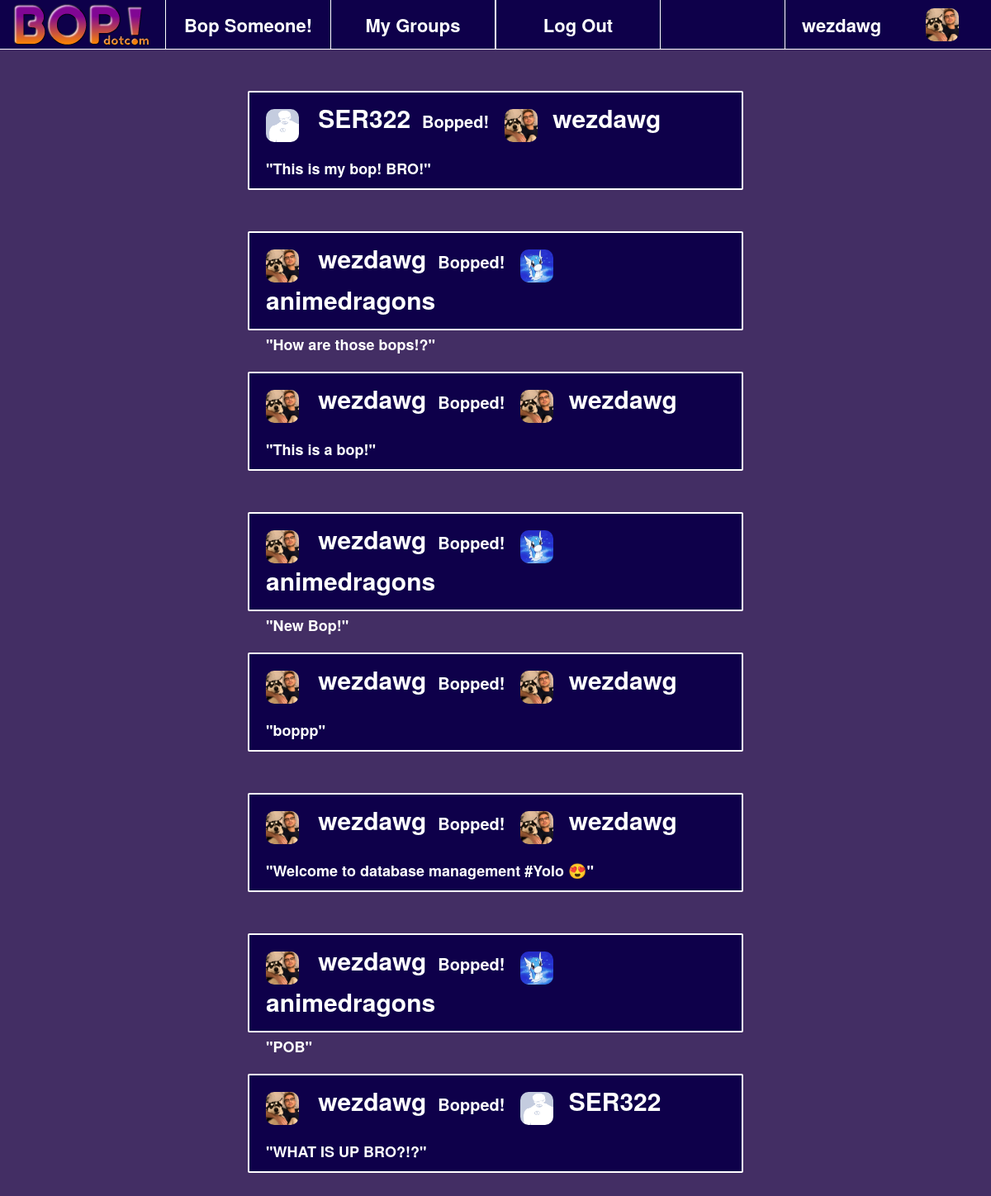
Screenshot of / (signed in) with the database file from the repository.
### bopapp/models.py (models this page shows)
class Profile(models.Model):
	user = models.OneToOneField(User, on_delete=models.CASCADE)
	userName = models.CharField('userName', max_length=256, blank=True)
	firstName = models.CharField('firstName', max_length=256, blank=True)
	lastName = models.CharField('lastName', max_length=256, blank=True)
	birthDate = models.DateTimeField(auto_now_add=True)
	profilePicture = models.ImageField(upload_to='profile_pictures', null=True, blank=True)

class Bop_User(models.Model):
	bop = models.ForeignKey(Bop, on_delete=models.CASCADE, null=False)
	userFrom = models.ForeignKey(Profile, related_name='from_user', on_delete=models.CASCADE, null=False)
	userTo = models.ForeignKey(Profile, related_name='to_user', on_delete=models.CASCADE, null=False)

class Bop(models.Model):
	message = models.CharField('message', max_length=512, blank=True)
	dateBopped = models.DateTimeField(auto_now_add=True)

### bopapp/views.py (the view)
# urls.py: path('', views.index, name='index'),
def index(request):
	if(request.user.is_authenticated):
		user = request.user
		friends = Friend.objects.filter(Q(user1_id = Profile.objects.filter(user=user)[0].id) | Q(user2_id = Profile.objects.filter(user=user)[0].id)).values_list('user1_id', 'user2_id')
		friendBops = Bop_User.objects.filter(Q(userTo_id__in = [f[0] for f in friends]) |
			Q(userTo_id__in = [f[1] for f in friends]) | Q(userFrom_id__in = [f[0] for f in friends]) |
			Q(userFrom_id__in = [f[1] for f in friends])).order_by('-bop__dateBopped')
		return render(request, 'mainpage.html', {
			'current_page': 'main',
			'name': 'Bop!',
			'bops': friendBops,
			'user': user
		})
	else:
		return redirect('login_user')

### bopapp/templates/mainpage.html
{% extends 'index.html' %}
{% load static %}
{% block content %}
<div style="color: white; width: 100%; height: content-fit; text-align: center;">
	{% for bop in bops %}
	<div class="bop">
		<a class="user-link" href="{% url 'userpage' bop.userFrom.id%}"><span style="font-weight: bolder; font-size: 30px;">{% if bop.userFrom.profilePicture.url != '' %}
					<img class="profile-picture" src="{{bop.userFrom.profilePicture.url}}" alt="Profile Picture" style="margin-right: 15px;">
					{% else %}
					<img class="profile-picture" src="/media_root/profile_pictures/default.png" alt="Profile Picture" style="margin-right: 15px;">
					{% endif %} {{ bop.userFrom.userName }}</span></a>
		<span style="font-weight: bolder; font-size: 20px; margin-left: 10px;">Bopped!</span>
		<a class="user-link" href="{% url 'userpage' bop.userTo.id %}"><span style="font-weight: bolder; font-size: 30px;">{% if bop.userTo.profilePicture.url != '' %}
					<img class="profile-picture" src="{{bop.userTo.profilePicture.url}}" alt="Profile Picture" style="margin-left: 15px; margin-right:10px;">
					{% else %}
					<img class="profile-picture" src="/media_root/profile_pictures/default.png" alt="Profile Picture" style="margin-left: 15px; margin-right:10px;">
					{% endif %}{{ bop.userTo.userName }}</span></a>
		<br>
		<br>
		<span style="font-weight: bolder; font-size: 18px;">"{{ bop.bop.message }}"</span>
	</div>
	{% endfor %}
	<div style="height:150px;"></div>
</div>
{% endblock %}

### bopapp/templates/index.html (shortened to what this page needs)
{% load static %}
<head>
	<link rel="stylesheet" type="text/css" href="{% static 'style.css' %}"/>
	<link rel="stylesheet" href="{% static 'bootstrap-3.3.7-dist/css/bootstrap.min.css' %}">
</head>
<body>
	<div class="main" style="min-height: 100%; min-width: 100%;">
		<div class="nav-bar" style="min-width: 100%; height: 60px;">
			<a href = "{% url 'index' %}">
				<div style="display: inline-block; float:left; width: 200px">
					<img class="logo" src="/media_root/logo.png" alt="Bop Logo" style="margin-left: 15px;">
				</div>
			</a>
			{% if user.is_authenticated %}
			<a href="{% url 'userpage' user.id%}">
				<div class="nav-item" style="color: white; display: inline-block; float:right; width: 250px; height: 100%; text-align: center; border: solid; border-width: 0px; border-left-width: 1px;">
					{% if user.profile.profilePicture.url != '' %}
					<img class="profile-picture" src="{{user.profile.profilePicture.url}}" alt="Profile Picture" style="margin-left: 15px;">
					{% else %}
					<img class="profile-picture" src="/media_root/profile_pictures/default.png" alt="Profile Picture" style="margin-left: 15px;">
					{% endif %}
					<div class="user-name">{{ user.profile.userName }}</div>
				</div>
			</a>
			<a href = "{% url 'bopsomeone' %}">
				<div class="nav-item {% if current_page == 'bop_someone' %} active {% endif %}" style="color: white; display: inline-block; float:left; width: 200px; height: 100%; text-align: center; border: solid; border-width: 0px; border-left-width: 1px;">
					<div style="font-size: 22px; font-weight: bolder; margin-top:15px;">Bop Someone!</div>
				</div>
			</a>
			<a href = "{% url 'groups' %}">
				<div class="nav-item {% if current_page == 'group' %} active {% endif %}" style="color: white; display: inline-block; float:left; width: 200px; height: 100%; text-align: center; border: solid; border-width: 0px; border-left-width: 1px; border-right-width: 1px;">
					<div style="font-size: 22px; font-weight: bolder; margin-top:15px;">My Groups</div>
				</div>
			</a>
			<div id="logout" class="nav-item {% if current_page == 'group' %} active {% endif %}" style="color: white; display: inline-block; float:left; width: 200px; height: 100%; text-align: center; border: solid; border-width: 0px; border-left-width: 1px; border-right-width: 1px;">
					<div style="font-size: 22px; font-weight: bolder; margin-top:15px;">Log Out</div>
			</div>
			{% endif %}
		</div>
		{% block content %}
		{% endblock %}
	</div>
</body>

### bopapp/static/style.css (style rules this page uses)
.main { background: #432e64; }
.user-link { color:white; text-decoration: none !important; }
.nav-bar { background: #0E004A; border: solid; border-width: 0px; border-color: white; border-bottom-width: 1px; }
.profile-picture { height: 40px; width: 40px; border-radius: 10px; display: inline-block; margin-top: 10px; }
.user-name { margin-top: 15px; display: inline-block; float:left; margin-left: 20px; font-weight: bolder; font-size: 22px; }
.bop { background:#0E004A; width: 50%; height: 120px; margin: auto; margin-top:50px; text-align: left; padding-left: 20px; padding-right: 20px; padding-top:10px; padding-bottom: 10px; border: solid; border-color: white; border-width: 2px; border-radius: 2px; }
.logo { height: 100px; position: relative; bottom:20px; }

### rows the page displays
Bop_User: userFrom.userName "SER322", userTo.profilePicture (picture), userTo.userName "wezdawg", bop.message "This is my bop! BRO!"
Bop_User: userFrom.profilePicture (picture), userFrom.userName "wezdawg", userTo.profilePicture (picture), userTo.userName "animedragons", bop.message "How are those bops!?"
Bop_User: userFrom.profilePicture (picture), userFrom.userName "wezdawg", userTo.profilePicture (picture), userTo.userName "wezdawg", bop.message "This is a bop!"
Bop_User: userFrom.profilePicture (picture), userFrom.userName "wezdawg", userTo.profilePicture (picture), userTo.userName "animedragons", bop.message "New Bop!"
Bop_User: userFrom.profilePicture (picture), userFrom.userName "wezdawg", userTo.profilePicture (picture), userTo.userName "wezdawg", bop.message "boppp"
Bop_User: userFrom.profilePicture (picture), userFrom.userName "wezdawg", userTo.profilePicture (picture), userTo.userName "wezdawg", bop.message "Welcome to database management #Yolo 😍"
Bop_User: userFrom.profilePicture (picture), userFrom.userName "wezdawg", userTo.profilePicture (picture), userTo.userName "animedragons", bop.message "POB"
Bop_User: userFrom.profilePicture (picture), userFrom.userName "wezdawg", userTo.userName "SER322", bop.message "WHAT IS UP BRO?!?"

### other values shown
{{ user.profile.userName }} "wezdawg"
